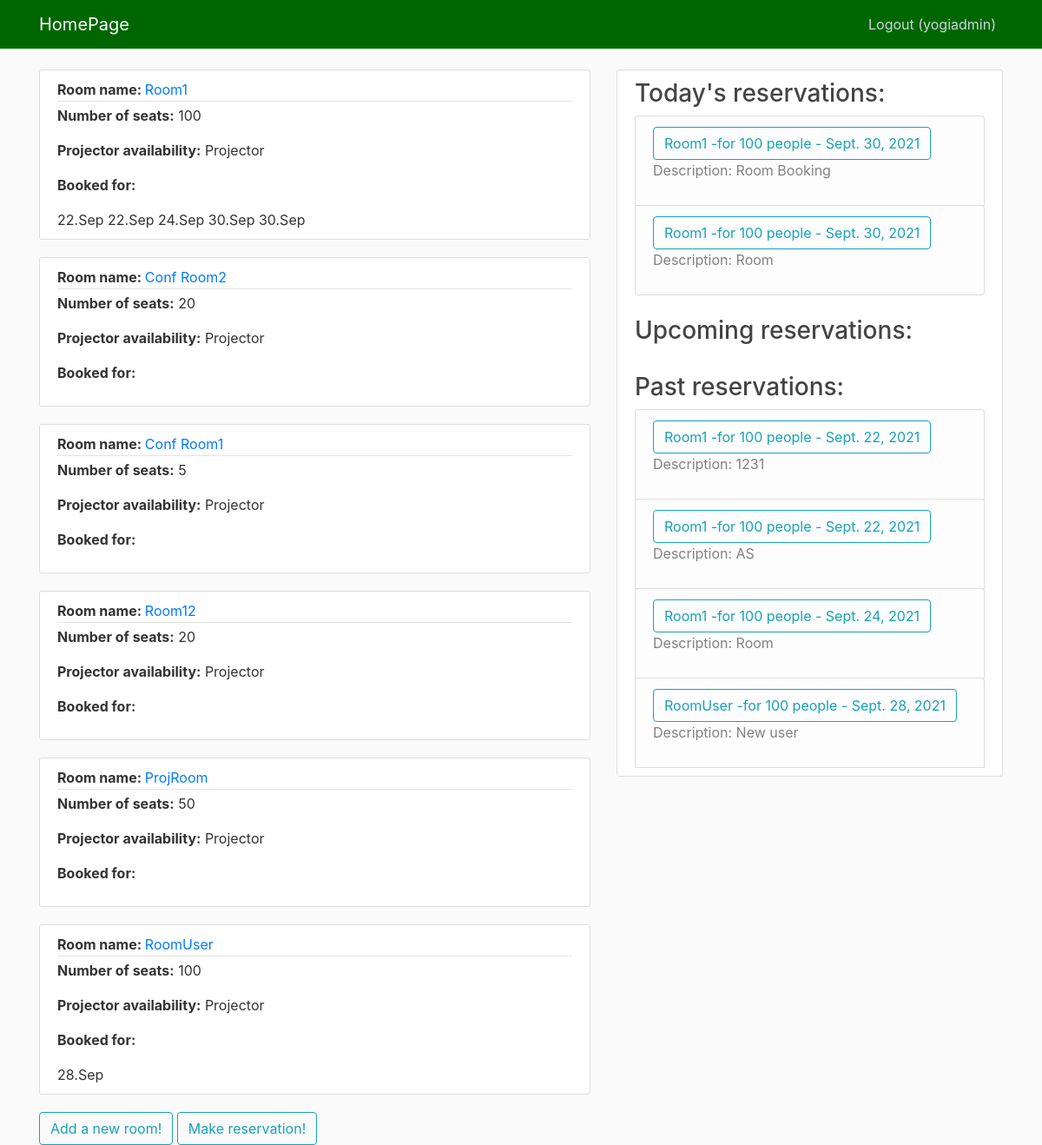
The app's page / (signed in) with its own data.
### system/models.py (models this page shows, shortened)
class Room(models.Model):
    name = models.CharField(max_length=64)
    capacity = models.IntegerField()
    projector = models.BooleanField(default=True)
    def __str__(self):
        return f"{self.name} -for {self.capacity} people  "

class Reservation(models.Model):
    date = models.DateField(validators=[validate_date])
    room = models.ForeignKey(Room, on_delete=models.CASCADE, null=True)
    user = models.ForeignKey(User, on_delete=models.CASCADE, null=True)
    comment = models.TextField()

### system/views.py (the view)
# urls.py: path('', HomePage.as_view(), name='homepage'),
class HomePage(LoginRequiredMixin, ListView):
    model = Room
    template_name = 'home.html'
    context_object_name = 'rooms'
    def get_context_data(self, **kwargs):
        kwargs['reservations'] = Reservation.objects.order_by('date')
        kwargs['today'] = datetime.date.today()
        return super(HomePage, self).get_context_data(**kwargs)

### system/templates/home.html
{% extends 'base.html' %}
{% block content %}
    {% for room in rooms %}
        <article class="media content-section">
            <div class="media-body">
                <div class="article-metadata">
                    <b>Room name: </b><a class="mr-2" href="{% url 'room-detail' room.id %}">{{ room.name }}</a>
                </div>
                <p class="article-content"><b>Number of seats:</b> {{ room.capacity }}</p>
                  {% if room.projector == True %}
                <p class="article-content"><b>Projector availability:</b> Projector </p>
                  {% else %}
                <p class="article-content"><b>Projector availability:</b> No projector </p>
                  {% endif %}
                <p class="article-content"><b>Booked for:</b></p>
                  {% for res in reservations %}
                    {% if room.id == res.room.id %}
                        {{ res.date.day }}.{{ res.date|date:"M" }}
                    {% endif %}
                  {% endfor %}
              </div>
        </article>
    {% endfor %}
     {% if user.is_staff%}
     <a class="btn btn-outline-info" href="{% url 'add-room' %}">Add a new room!</a>
     <a class="btn btn-outline-info" href="{% url 'make-reservation' %}">Make reservation!</a>
     {% else %}
     <a class="btn btn-outline-info" href="{% url 'make-reservation' %}">Make reservation!</a>
     {% endif %}
{% endblock %}

### system/templates/base.html (shortened to what this page needs)
{% load static %}
{% load bootstrap4 %}
{% bootstrap_css %}
<!DOCTYPE html>
<html>
<head>
    <link rel="stylesheet" href="https://maxcdn.bootstrapcdn.com/bootstrap/4.0.0/css/bootstrap.min.css">
    <link rel="stylesheet" type="text/css" href="{% static 'stylesheet.css' %}">
</head>
<body>
    <header class="site-header">
      <nav class="navbar navbar-expand-md navbar-dark bg-steel fixed-top">
        <div class="container">
          <a class="navbar-brand mr-4" href="{% url 'homepage' %}">HomePage</a>
          <div class="collapse navbar-collapse" id="navbarToggle">
            <div class="navbar-nav">
              {% if user.is_authenticated %}
                <a class="nav-item nav-link" href="{% url 'logout' %}">Logout ({{ user.username }})</a>
              {% else %}
                <a class="nav-item nav-link" href="{% url 'login' %}">Login</a>
                <a class="nav-item nav-link" href="{% url 'register' %}">Register</a>
              {% endif %}
            </div>
          </div>
        </div>
      </nav>
    </header>
    <main role="main" class="container">
      <div class="row">
        <div class="col-md-7">
          {% block content %}{% endblock %}
        </div>
          {% if reservations|length > 0 %}
            <div class="col-md-5">
              <div class="content-section">
                <h3>Today's reservations:</h3>
                  {% for res in reservations %}
                      <ul class="list-group">
                      {% if today == res.date %}
                        <li class="list-group-item list-group-item-light"><a class="btn btn-outline-info"
                             href="{% url 'update-reservation' res.id %}">{{ res.room }} - {{ res.date }}</a>
                            <p>Description: {{ res.comment }}</p>
                        </li>
                        {% endif %}
                    {% endfor %}
                  </ul><br>
                <h3>Upcoming reservations:</h3>
                  {% for res in reservations %}
                      <ul class="list-group">
                    {% endfor %}
                  </ul><br>
                  <h3>Past reservations:</h3>
                  {% for res in reservations %}
                      <ul class="list-group">
                      {% if today > res.date %}
                        <li class="list-group-item list-group-item-light"><a class="btn btn-outline-info"
                             href="{% url 'update-reservation' res.id %}">{{ res.room }} - {{ res.date }}</a>
                            <p>Description: {{ res.comment }}</p>
                        </li>
                        {% endif %}
                    {% endfor %}
                  </ul>
              </div>
            </div>
        {% endif %}
      </div>
    </main>
</body>
</html>

### system/static/stylesheet.css (style rules this page uses)
body { background: #fafafa; color: #333333; margin-top: 5rem; }
h1, h2, h3, h4, h5, h6 { color: #444444; }
ul { margin: 0; }
.bg-steel { background-color: #006600; }
.site-header .navbar-nav .nav-link { color: #cbd5db; }
.content-section { background: #ffffff; padding: 10px 20px; border: 1px solid #dddddd; border-radius: 3px; margin-bottom: 20px; }
.article-content { white-space: pre-line; }
.article-metadata { padding-bottom: 1px; margin-bottom: 4px; border-bottom: 1px solid #e3e3e3 }

### records on screen
Room: name "Room1", capacity "100", shows "Projector availability:", projector "Projector"
Reservation: date.day "22", date "Sep", room "Room1 -for 100 people", date "Sept. 22, 2021", comment "1231"
Reservation: date.day "22", date "Sep", room "Room1 -for 100 people", date "Sept. 22, 2021", comment "AS"
Reservation: date.day "24", date "Sep", room "Room1 -for 100 people", date "Sept. 24, 2021", comment "Room"
Reservation: date.day "30", date "Sep", room "Room1 -for 100 people", date "Sept. 30, 2021", comment "Room Booking"
Reservation: date.day "30", date "Sep", room "Room1 -for 100 people", date "Sept. 30, 2021", comment "Room"
Room: name "Conf Room2", capacity "20", shows "Projector availability:", projector "Projector"
Room: name "Conf Room1", capacity "5", shows "Projector availability:", projector "Projector"
Room: name "Room12", capacity "20", shows "Projector availability:", projector "Projector"
Room: name "ProjRoom", capacity "50", shows "Projector availability:", projector "Projector"
Room: name "RoomUser", capacity "100", shows "Projector availability:", projector "Projector"
Reservation: date.day "28", date "Sep", room "RoomUser -for 100 people", date "Sept. 28, 2021", comment "New user"

### other values on screen
{{ user.username }} "yogiadmin"
